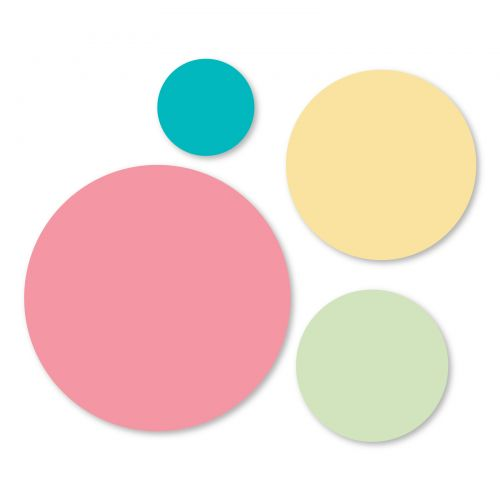
#> input picture Temel Seviye/Kullanım 13 Daire Tespiti/circles.jpg, 500 x 500 px
$ python circle_detection.py
#> lines starting #> are read from the running program, lines starting #| are printed output that depends on the picture; after the words box and inside, x2 and y2 are one past the last pixel; in counts of white or black regions, pixels touching at a corner belong together
import cv2
import numpy as np

img = cv2.imread("circles.jpg")
#> img is the input picture: shape (500, 500, 3); mean B, G, R 215.9, 223.1, 239.9
imgGRAY = cv2.cvtColor(img,cv2.COLOR_BGR2GRAY)
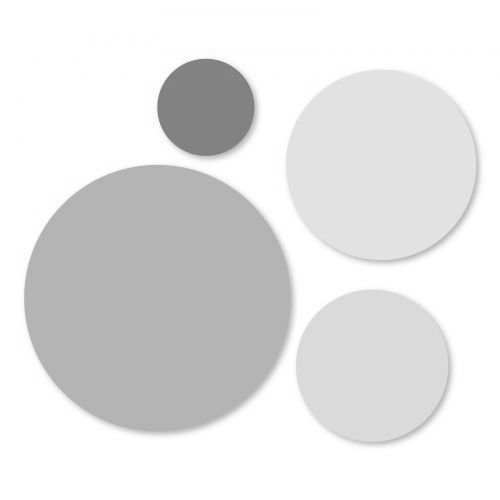
#> imgGRAY: shape (500, 500); min 112, max 255, mean 227.3
imgBlurred = cv2.blur(imgGRAY,(3,3))
imgCanny = cv2.Canny(imgBlurred,60,60)
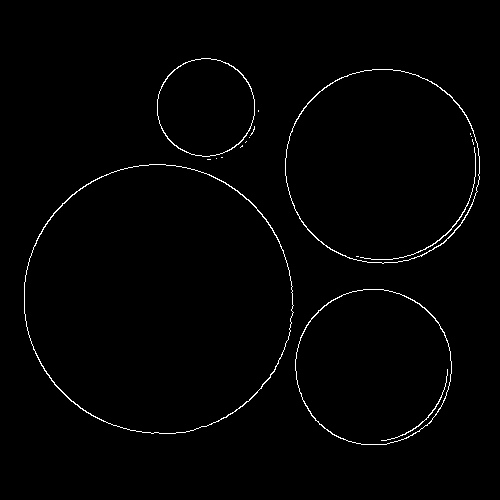
#> imgCanny: shape (500, 500); 1.2% white in thin lines or dots, all inside (x1, y1, x2, y2) = (24, 58, 480, 445)

#imgBlurred ya da Canny üzerinde denenebilir
circles = cv2.HoughCircles(imgBlurred, cv2.HOUGH_GRADIENT, 1, 20,
                            minRadius=2, maxRadius=130,
                            param1=50, param2=30)
#> circles = [[381.5, 165.5, 97.3], [373.5, 367.5, 78.3], [205.5, 107.5, 48.3], [153.5, 295.5, 129.4]]

circles = np.uint16(np.around(circles))   #integer'a çevir
#> circles = [[382, 166, 97], [374, 368, 78], [206, 108, 48], [154, 296, 129]]

for circle in circles:
    for x,y,r in circle:
        cv2.circle(img, (x,y), r, [0,0,255], 2)
        cv2.circle(img, (x,y), 2, [0,0,0], 2)
#> this loop made 1 pass
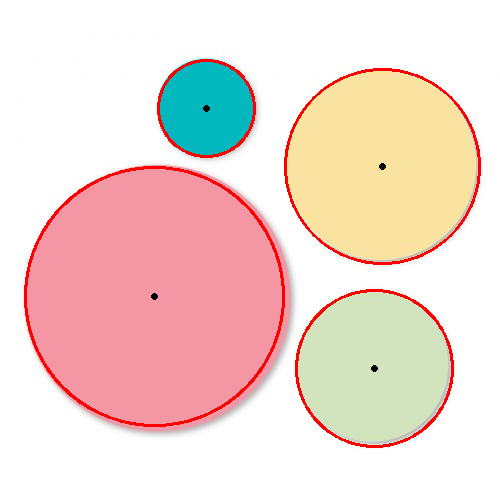
#> img: shape (500, 500, 3); 2.71% of pixels changed, all inside (x1, y1, x2, y2) = (24, 59, 481, 448)

cv2.imshow("img",img)

cv2.waitKey()
cv2.destroyAllWindows()

$ run again, with Temel Seviye/Kullanım 13 Daire Tespiti/çemberin analitiği.png saved as Temel Seviye/Kullanım 13 Daire Tespiti/circles.jpg
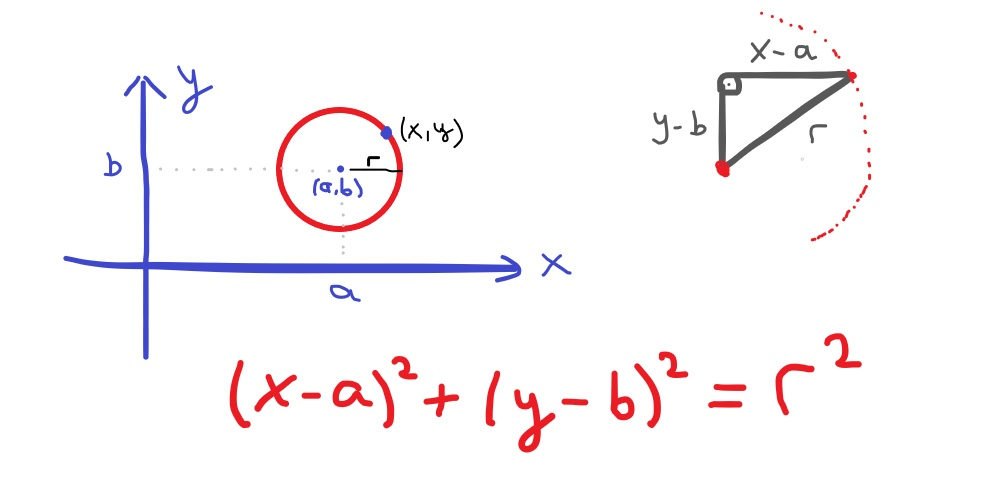
#> input picture Temel Seviye/Kullanım 13 Daire Tespiti/çemberin analitiği.png, 990 x 496 px
#> img is the input picture: shape (496, 990, 3); mean B, G, R 248.2, 246.4, 250
#> `imgCanny = cv2.Canny(imgBlurred,60,60)`:
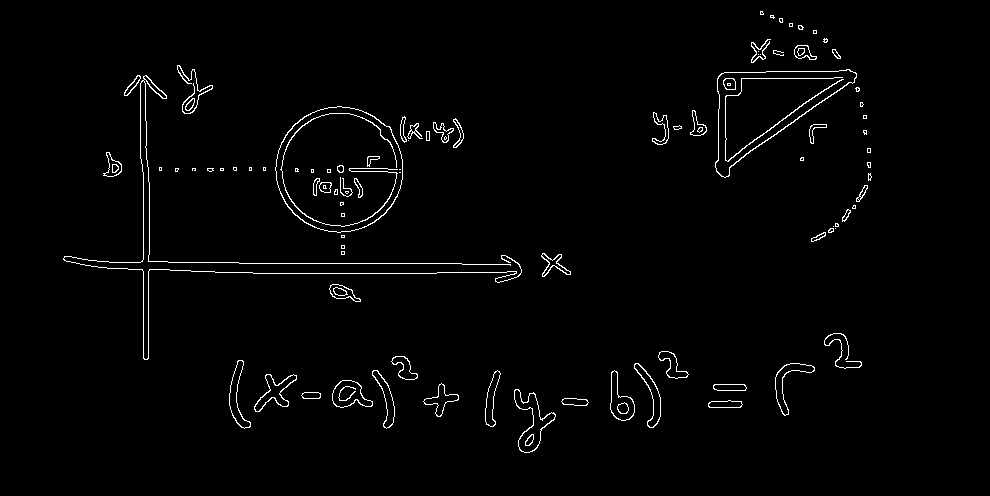
#> imgCanny: shape (496, 990); 1.7% white in thin lines or dots, all inside (x1, y1, x2, y2) = (63, 11, 872, 453)
#> `circles = cv2.HoughCircles(imgBlurred, cv2.HOUGH_GRADIENT, 1, 20, minR..`: circles = [[337.5, 168.5, 55.9], [326.5, 150.5, 41.4], [595.5, 414.5, 66.3], [351.5, 153.5, 42.9], [363.5, 182.5, 29.3], [348.5, 395.5, 9.6]]
#> `circles = np.uint16(np.around(circles))   #integer'a çevir`: circles = [[338, 168, 56], [326, 150, 41], [596, 414, 66], [352, 154, 43], [364, 182, 29], [348, 396, 10]]
#> the loop `for circle in circles:` made 1 pass
#> after the loop `for circle in circles:`:
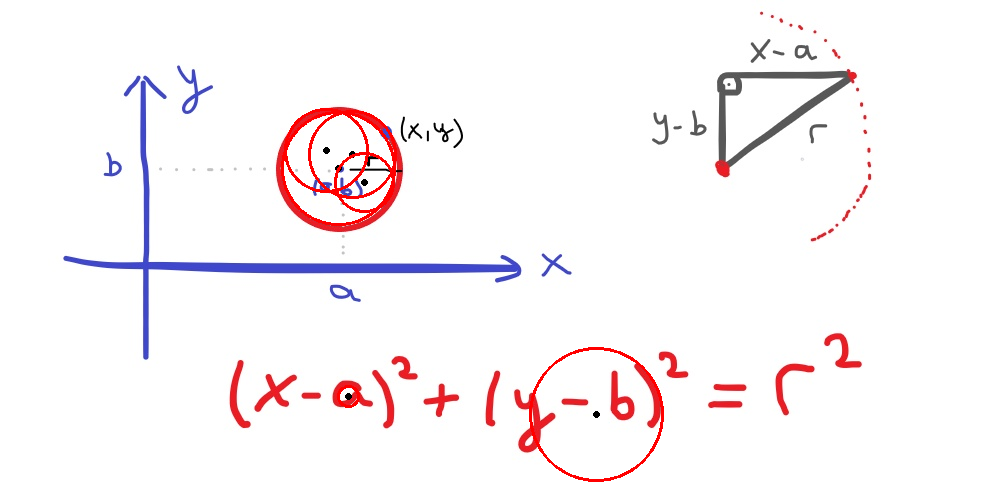
#> img: shape (496, 990, 3); 0.92% of pixels changed, all inside (x1, y1, x2, y2) = (281, 108, 664, 482)
